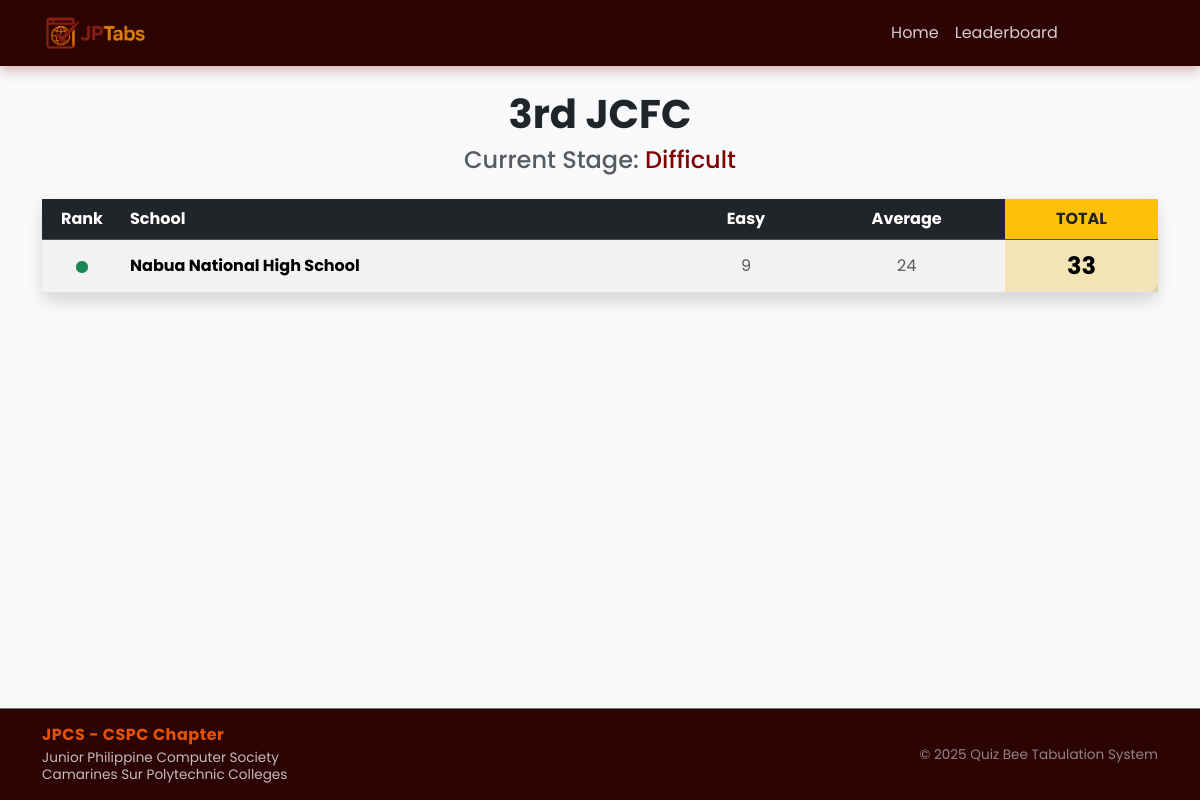
The app's page /leaderboard with its own data.
### website/models.py (models this page shows)
class Event(db.Model):
    id = db.Column(db.Integer, primary_key=True)
    name = db.Column(db.String(150), nullable=False)
    is_active = db.Column(db.Boolean, default=False, index=True)
    scoring_type = db.Column(db.String(50), default='per_round')
    schools = db.relationship('School', backref='event', cascade='all, delete-orphan')
    rounds = db.relationship('Round', backref='event', cascade='all, delete-orphan')

class Round(db.Model):
    id = db.Column(db.Integer, primary_key=True)
    event_id = db.Column(db.Integer, db.ForeignKey('event.id'), nullable=False)
    number = db.Column(db.Integer, nullable=False)
    difficulty = db.Column(db.String(50), nullable=False)
    points = db.Column(db.Integer, nullable=False)
    total_questions = db.Column(db.Integer, nullable=False)
    is_active = db.Column(db.Boolean, default=False)
    qualifying_count = db.Column(db.Integer, default=0)
    is_final = db.Column(db.Boolean, default=False)
    participating_school_ids = db.Column(db.String(200), nullable=True)
    scores = db.relationship('Score', backref='round', cascade='all, delete-orphan')
    def is_school_allowed(self, school_id):
        if not self.participating_school_ids:
            return True
        allowed_list = self.participating_school_ids.split(',')
        return str(school_id) in allowed_list

class School(db.Model):
    id = db.Column(db.Integer, primary_key=True)
    name = db.Column(db.String(150), nullable=False) # Removed unique=True
    event_id = db.Column(db.Integer, db.ForeignKey('event.id'), nullable=False)
    user_id = db.Column(db.Integer, db.ForeignKey('user.id'), nullable=True)
    scores = db.relationship('Score', backref='school', cascade='all, delete-orphan')
    __table_args__ = (
        UniqueConstraint('name', 'event_id', name='unique_school_per_event'),
    )

### website/views.py (the view)
@views.route('/leaderboard')
def leaderboard():
    active_event = Event.query.filter_by(is_active=True).first()
    if not active_event: return render_template('viewer/leaderboard.html', event=None)
    active_round = Round.query.filter_by(event_id=active_event.id, is_active=True).first()
    display_rounds = []
    clincher_rounds = []
    final_round = Round.query.filter_by(event_id=active_event.id, is_final=True).first()
    all_rounds_ordered = Round.query.filter_by(event_id=active_event.id).order_by(Round.number.asc()).all()
    cumulative_history_rounds = [r for r in all_rounds_ordered if not r.is_final and 'Clincher' not in r.difficulty and 'Tie Breaker' not in r.difficulty]
    is_hybrid_final = False
    if active_event.scoring_type == 'hybrid':
        if active_round and (active_round.is_final or (final_round and active_round.number == final_round.number)):
            is_hybrid_final = True
        elif final_round and not active_round:
            if Score.query.filter_by(round_id=final_round.id).first():
                is_hybrid_final = True
    if is_hybrid_final and final_round:
        display_rounds.append(final_round)
        clincher_rounds = Round.query.filter(
            Round.event_id == active_event.id,
            Round.number == final_round.number,
            Round.difficulty.like('%Clincher%')
        ).order_by(Round.id.asc()).all()
        display_rounds.extend(clincher_rounds)
    else:
        display_rounds = cumulative_history_rounds
    schools = School.query.filter_by(event_id=active_event.id).all()
    rankings = []
    for school in schools:
        round_scores = {}
        for r in display_rounds:
            r_score = sum(s.round.points for s in school.scores if s.round_id == r.id and s.is_correct)
            round_scores[r.difficulty] = r_score
        history_total = 0
        for r in cumulative_history_rounds:
            history_total += sum(s.round.points for s in school.scores if s.round_id == r.id and s.is_correct)
        sort_key = []
        is_competing = False
        if is_hybrid_final:
            is_qualified = 0
            if final_round and final_round.is_school_allowed(school.id):
                is_qualified = 1
            sort_key.append(is_qualified)
            for r in display_rounds:
                sort_key.append(round_scores[r.difficulty])
            sort_key.append(history_total)
            if active_round and active_round.is_school_allowed(school.id):
                is_competing = True
        else:
            sort_key = [history_total]
            if active_round and active_round.is_school_allowed(school.id):
                is_competing = True
        if is_hybrid_final and final_round:
             display_total = round_scores.get(final_round.difficulty, 0)
        else:
             display_total = history_total
        rankings.append({
            'id': school.id,
            'name': school.name,
            'total': display_total,
            'breakdown': round_scores,
            'sort_key': tuple(sort_key),
            'is_competing': is_competing
        })
    rankings.sort(key=lambda x: x['sort_key'], reverse=True)
    return render_template('viewer/leaderboard.html',
                           event=active_event,
                           rankings=rankings,
                           rounds=display_rounds,
                           active_round=active_round,
                           is_hybrid_final=is_hybrid_final)

### website/templates/viewer/leaderboard.html (shortened to what this page needs)
{% extends "base.html" %}
{% block content %}
<div class="container mt-4" id="leaderboard-root" data-live-refresh="{{ 3000 if event else 10000 }}">
    {% if event %}
        <h1 class="text-center fw-bold anim-rise">{{ event.name }}</h1>
        <h4 class="text-center text-muted mb-4 anim-rise" style="--delay: .1s;">
            {% if active_round %}
                Current Stage: <span class="text-primary">{{ active_round.difficulty }}</span>
            {% else %}
                Official Standings
            {% endif %}
        </h4>
        <div class="card shadow anim-rise" style="--delay: .2s;">
            <div class="card-body p-0 table-responsive">
                <table class="table table-striped table-hover mb-0 align-middle text-center">
                    <thead class="table-dark">
                        <tr>
                            <th style="width: 80px;">Rank</th>
                            <th class="text-start">School</th>
                            {% for r in rounds %}
                                <th class="{% if active_round and r.id == active_round.id %}bg-success{% endif %}">
                                    {{ r.difficulty }}
                                </th>
                            {% endfor %}
                            {% if not is_hybrid_final %}
                                <th class="bg-warning text-dark fw-bold">TOTAL</th>
                            {% endif %}
                        </tr>
                    </thead>
                    <tbody data-stagger>
                        {% for rank in rankings %}
                        {% set row_class = "" %}
                        {% if not active_round %}
                            {% if loop.index == 1 %}{% set row_class = "rank-1" %}
                            {% elif loop.index == 2 %}{% set row_class = "rank-2" %}
                            {% elif loop.index == 3 %}{% set row_class = "rank-3" %}
                            {% endif %}
                        {% endif %}
                        <tr class="flip-row {{ row_class }}" data-flip-key="{{ rank.name }}">
                            <td class="fw-bold fs-5">
                                {% if rank.is_competing %}
                                    <span class="live-dot" title="Competing"></span>
                                {% endif %}
                            </td>
                            <td class="text-start fw-bold">{{ rank.name }}</td>
                            {% for r in rounds %}
                                <td class="text-muted">
                                    {{ rank.breakdown.get(r.difficulty, '-') }}
                                </td>
                            {% endfor %}
                            {% if not is_hybrid_final %}
                                <td class="bg-warning bg-opacity-25 fw-bold fs-4">
                                    <span class="score-value">{{ rank.total }}</span>
                                </td>
                            {% endif %}
                        </tr>
                        {% else %}
                        <tr>
                            <td colspan="100%" class="text-muted py-4">Waiting for scores...</td>
                        </tr>
                        {% endfor %}
                    </tbody>
                </table>
            </div>
        </div>
    {% endif %}
</div>
{% endblock %}

### website/static/css/animations.css (style rules this page uses)
:root { --ease-out: cubic-bezier(.2, .7, .2, 1); --ease-spring: cubic-bezier(.34, 1.56, .64, 1); }
[data-stagger] > * { animation: rise .55s var(--ease-out) backwards; animation-delay: calc(var(--stagger-base, 0s) + var(--i, 0) * 70ms); }
.anim-rise { animation: rise .6s var(--ease-out) backwards; animation-delay: var(--delay, 0s); }
.card { transition: transform .25s var(--ease-out), box-shadow .25s ease; }
.live-dot { display: inline-block; width: .7rem; height: .7rem; border-radius: 50%; background: #198754; animation: pulse-dot 1.4s ease-out infinite; vertical-align: middle; }
.flip-row { will-change: transform; }

### website/templates/base.html (style rules this page uses)
:root { --jpcs-maroon: #800000; --jpcs-orange: #E35205; --jpcs-dark: #2C0404; --jpcs-light: #FFF5F0; }
body { font-family: 'Poppins', sans-serif; background-color: #f8f9fa; display: flex; flex-direction: column; min-height: 100vh; }
.card { border: none; border-radius: 12px; }
.text-primary { color: var(--jpcs-maroon) !important; }

### records on screen
Event: name "3rd JCFC"
Round: difficulty "Difficult"
Round: difficulty "Easy", breakdown.get "9"
Round: difficulty "Average", breakdown.get "24"
School: name "Nabua National High School", total "33"
